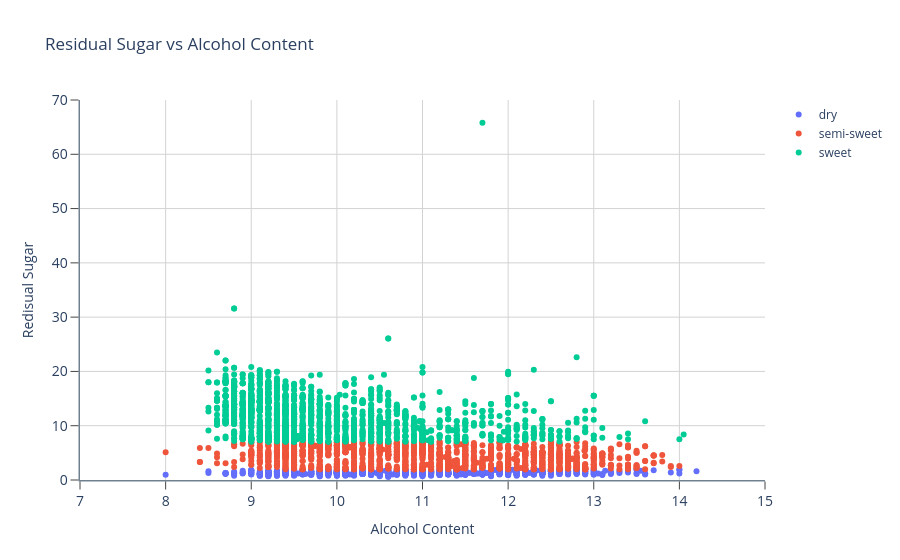

Source (notebook cell):
### Markdown cell above
**<font color=blue>0 / 5 points</font>** When wine is fermented, sugar is converted into alcohol. We might therefore expect that high-alcohol wines have less sugar. Do you observe this trend across the whole dataset? What about within each category (for example, among dry wines, do high-alcohol wines have less sugar)? No need to perform regression for this question; plotting the data and describing what you see is sufficient.

### Code cell
fig = go.Figure()


fig.update_layout(template = 'plotly_white')


sweetness = ['dry','semi-sweet','sweet']

sweets = [ WhiteWineSorted[WhiteWineSorted['sweetness'] == x] for x in sweetness ]
colors = ['Red','SlateGrey','Blue']

for x in range(len(colors)):
    fig.add_trace(go.Scatter(
        mode = 'markers',
        x = sweets[x]['alcohol'],
        y = sweets[x]['residual sugar'],
        name = sweetness[x],
        marker = dict(color = x),
        hovertemplate = 'Alcohol Content: %{x:.1f}' +
                        '<br>Residual Sugar: %{y:.1f}',
  
    ))
    
fig.update_layout(
    xaxis_title = 'Alcohol Content',
    yaxis_title = 'Redisual Sugar',
    title = 'Residual Sugar vs Alcohol Content'
)

fig.update_xaxes(zeroline=True, gridcolor = 'lightgray',
                ticks="outside",
                tickfont_size=14,
                tickson="boundaries",
                ticklen=8, showline=True, linewidth=1.5, linecolor='slategray',
                range = [7,15])
fig.update_yaxes(zeroline=True, gridcolor = 'lightgray',
                ticks="outside",
                tickfont_size=14,
                tickson="boundaries",
                ticklen=8, showline=True, linewidth=1.5, linecolor='slategray',
                range = [0,70])

fig.show()
print('There are more wines that are "sweet" on the lower end of the alcohol content compared to the higher end.')
print('This means that sweeter wines are more likely to be less alcoholic.')

### Figure 1 — Plotly figure (JSON) as saved in the notebook; plotly's stock layout.template omitted (floating-point values rounded to 4 significant figures; data arrays with more than 128 entries replaced by an {"elided": "..."} marker saying what was removed)
{"data": [{"hovertemplate": "Alcohol Content: %{x:.1f}<br>Residual Sugar: %{y:.1f}", "marker": {"color": 0}, "mode": "markers", "name": "dry", "type": "scatter", "x": {"elided": "1421 float values"}, "y": {"elided": "1421 float values"}}, {"hovertemplate": "Alcohol Content: %{x:.1f}<br>Residual Sugar: %{y:.1f}", "marker": {"color": 1}, "mode": "markers", "name": "semi-sweet", "type": "scatter", "x": {"elided": "1522 float values"}, "y": {"elided": "1522 float values"}}, {"hovertemplate": "Alcohol Content: %{x:.1f}<br>Residual Sugar: %{y:.1f}", "marker": {"color": 2}, "mode": "markers", "name": "sweet", "type": "scatter", "x": {"elided": "1955 float values"}, "y": {"elided": "1955 float values"}}], "layout": {"title": {"text": "Residual Sugar vs Alcohol Content"}, "xaxis": {"gridcolor": "lightgray", "linecolor": "slategray", "linewidth": 1.5, "range": [7, 15], "showline": true, "tickfont": {"size": 14}, "ticklen": 8, "ticks": "outside", "tickson": "boundaries", "title": {"text": "Alcohol Content"}, "zeroline": true}, "yaxis": {"gridcolor": "lightgray", "linecolor": "slategray", "linewidth": 1.5, "range": [0, 70], "showline": true, "tickfont": {"size": 14}, "ticklen": 8, "ticks": "outside", "tickson": "boundaries", "title": {"text": "Redisual Sugar"}, "zeroline": true}}}
